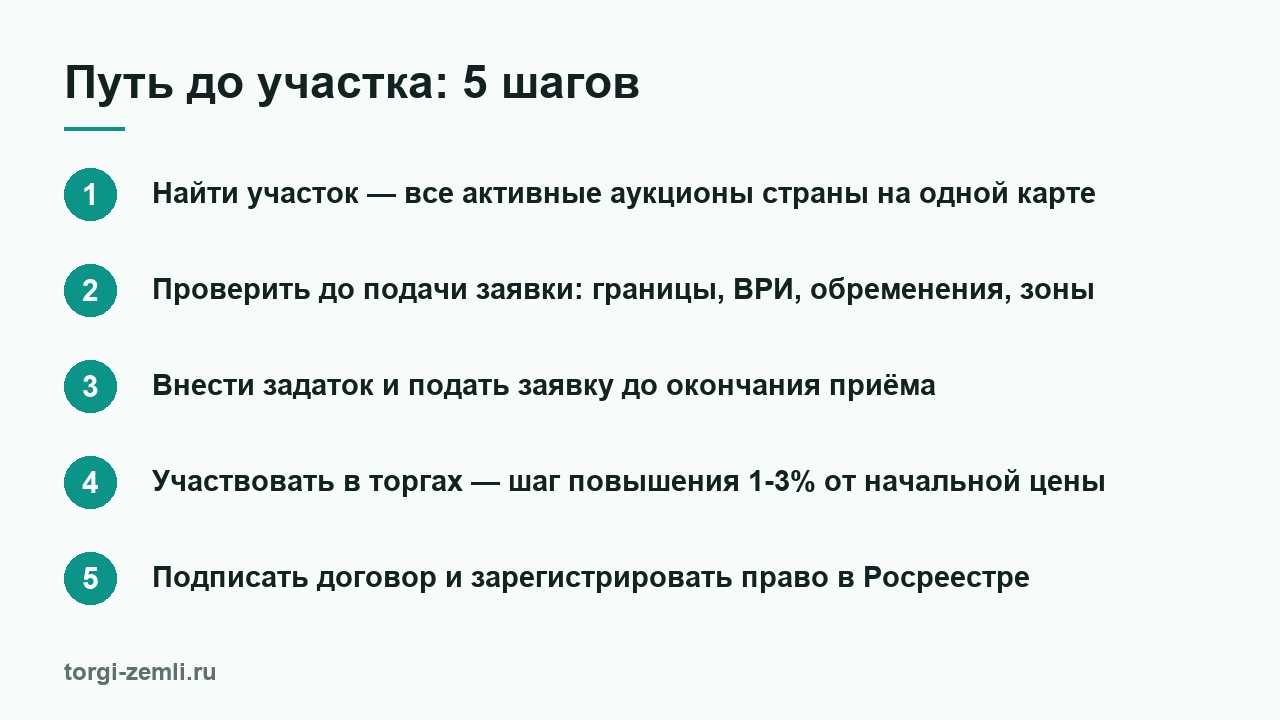
#> input picture marketing/dzen/images/01-5-shagov.jpg, 1280 x 720 px, given in place of img_1.png, which was not available
$ python gen_covers.py
#> lines starting #> are read from the running program, lines starting #| are printed output that depends on the picture; pictures that were not available may be replaced by others from this repository, and a replacement may not be noted
# -*- coding: utf-8 -*-
"""Обложки статей для Дзена — 1280x720 (16:9).

Зачем свой генератор: Дзен занижает статьи со стоковыми картинками, а весь наш
готовый банк вертикальный (Shorts 9:16) и в обложку не влезает. Берём кадры из
своих же роликов, вырезаем горизонтальную полосу, поверх — светлая матовая
панель с заголовком. Стиль тот же, что в сторис Instagram: панель, а не тёмный
градиент — так читается в мелкой карточке ленты.

Запуск:  python -X utf8 marketing/dzen/gen_covers.py
"""
import os

from PIL import Image, ImageDraw, ImageEnhance, ImageFilter, ImageFont

BASE = os.path.dirname(os.path.dirname(os.path.abspath(__file__)))
CLIPS = os.path.join(BASE, "video", "clip-library")
FONT = os.path.join(BASE, "video", "stories", "font.ttf")
OUT = os.path.join(BASE, "dzen", "covers")

W, H = 1280, 720
TEAL = (13, 148, 136)
INK = (17, 34, 32)
GREY = (96, 112, 109)
PAD = 52

# (файл-подложка, надзаголовок, заголовок, имя файла)
COVERS = [
    (
        "sell-transformation/take-1784118298/img_1.png",
        "Пошаговая инструкция",
        "Как купить землю у государства в 2026 году",
        "01-kak-kupit-zemlyu.jpg",
    ),
    (
        # img_3 у lease-to-buy — коллаж из двух кадров, в обложке виден шов
        "sell-transformation/take-1784118298/img_4.png",
        "Разбор сделки",
        "Купила участок за 180 тысяч, продала за 950",
        "02-kejs-marina.jpg",
    ),
    (
        "ai-audit/take-1784126546/img_2.png",
        "Земельный кодекс",
        "Статья 39.18: как получить землю без аукциона",
        "03-statya-39-18.jpg",
    ),
    (
        "sell-by-water/take-1784125499/img_1.png",
        "Считаем на своих данных",
        "Насколько земля с торгов дешевле рынка",
        "04-diskont-k-rynku.jpg",
    ),
    (
        "sell-lease-to-buy/take-1784124452/img_1.png",
        "Статья 22 ЗК РФ",
        "Аренда земли от 5 лет: как выйти из сделки",
        "05-arenda-pereustupka.jpg",
    ),
]


def fit(draw, text, start, max_w, min_size=34):
    """Подбирает кегль так, чтобы самое длинное слово влезло в строку."""
    size = start
    longest = max(text.split(), key=len)
    while size > min_size:
        f = ImageFont.truetype(FONT, size)
        if draw.textlength(longest, font=f) <= max_w:
            return f
        size -= 2
    return ImageFont.truetype(FONT, min_size)


def wrap(draw, text, font, max_w):
    lines, cur = [], ""
    for word in text.split():
        probe = (cur + " " + word).strip()
        if draw.textlength(probe, font=font) <= max_w:
            cur = probe
        else:
            if cur:
                lines.append(cur)
            cur = word
    if cur:
        lines.append(cur)
    return lines


PHOTO_W = 545          # ширина кадра справа
TEXT_W = W - PHOTO_W   # слева — текстовая зона
CREAM = (247, 251, 250)


def photo_block(rel_path):
    """Портретный блок PHOTO_W x H из вертикального кадра 768x1376.

    Полосу 16:9 из кадра 9:16 вырезать нельзя — остаётся 31% картинки, одна
    трава без горизонта. Портретный блок сохраняет ~72%: композиция кадра жива.
    """
    img = Image.open(os.path.join(CLIPS, rel_path)).convert("RGB")
#> img is the input picture: PIL image 1280x720 RGB; mean R, G, B 233.8, 239.8, 238.7
    target = PHOTO_W / H
    crop_h = int(img.width / target)
#> crop_h = 1691
    if crop_h > img.height:                       # кадр всё же ниже нужного
        crop_w = int(img.height * target)
#> crop_w = 545
        left = (img.width - crop_w) // 2
#> left = 367
        img = img.crop((left, 0, left + crop_w, img.height))
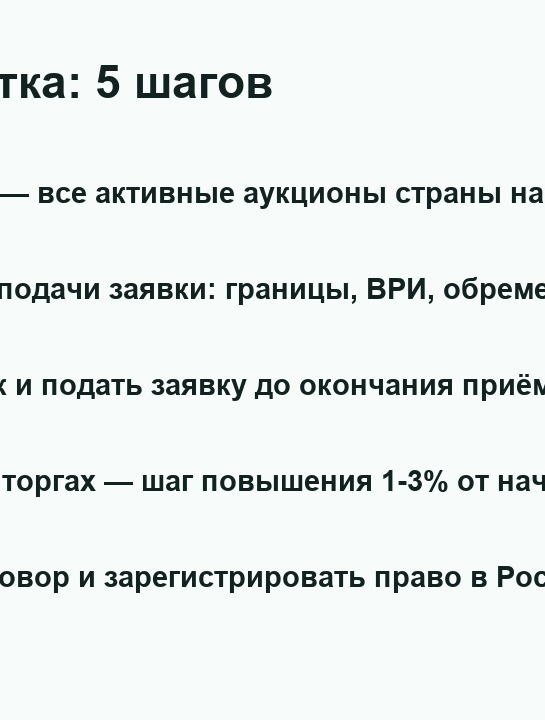
#> img: PIL image 545x720 RGB; mean R, G, B 232.9, 237.7, 236.6
    else:
        top = max(0, int(img.height * 0.46) - crop_h // 2)
        img = img.crop((0, top, img.width, top + crop_h))
    img = img.resize((PHOTO_W, H), Image.LANCZOS)
    img = ImageEnhance.Brightness(img).enhance(1.04)
    img = ImageEnhance.Color(img).enhance(1.06)
    return img


def cover(rel_path, kicker, title, out_name):
    img = Image.new("RGB", (W, H), CREAM)
    img.paste(photo_block(rel_path), (TEXT_W, 0))
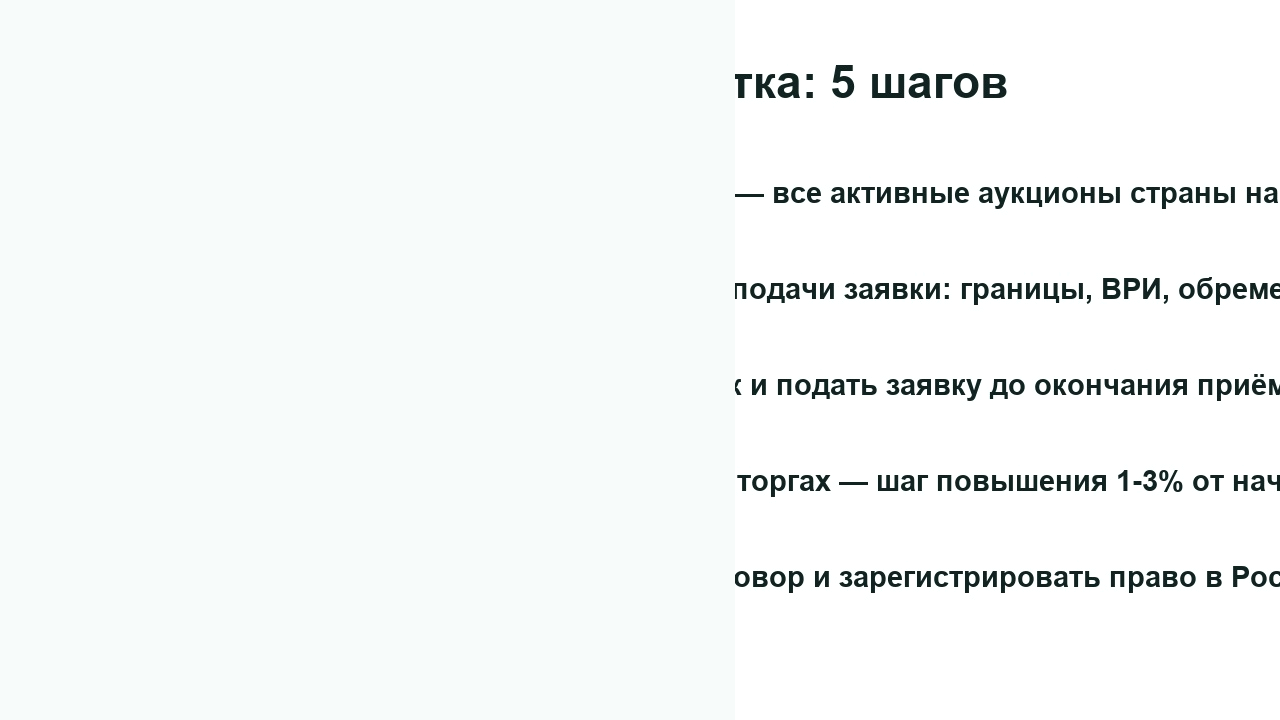
#> img: PIL image 1280x720 RGB; mean R, G, B 244.1, 246.9, 246.3
    draw = ImageDraw.Draw(img, "RGBA")

    # Мягкий стык: кадр растворяется в кремовом поле, а не режется линейкой
    seam = img.crop((TEXT_W - 26, 0, TEXT_W + 26, H)).filter(ImageFilter.GaussianBlur(9))
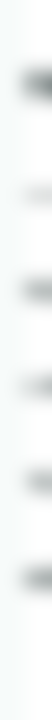
#> seam: PIL image 52x720 RGB; mean R, G, B 243.6, 246.2, 245.6
    img.paste(seam, (TEXT_W - 26, 0))
    draw.rectangle((TEXT_W - 6, 0, TEXT_W + 1, H), fill=TEAL + (210,))

    inner = TEXT_W - 2 * PAD - 16
    f_kick = ImageFont.truetype(FONT, 26)
    f_title = fit(draw, title, 58, inner)
    lines = wrap(draw, title, f_title, inner)
#> lines = ['Как купить землю у', 'государства в 2026', 'году']
    f_dom = ImageFont.truetype(FONT, 24)

    line_h = f_title.size + 13
#> line_h = 71
    block = 38 + len(lines) * line_h + 44
#> block = 295
    x, y = PAD + 8, (H - block) // 2
#> x = 60; y = 212

    draw.text((x, y), kicker.upper(), font=f_kick, fill=TEAL)
    y += 38
#> y = 250
    for ln in lines:
        draw.text((x, y), ln, font=f_title, fill=INK)
        y += line_h
#> this loop made 3 passes
#> (ln, y) on passes 1 to 3: ('Как купить землю у', 321), ('государства в 2026', 392), ('году', 463)
#> after the loop, y = 463

    y += 14
#> y = 477
    draw.line((x, y, x + 60, y), fill=TEAL, width=3)
    draw.text((x, y + 14), "torgi-zemli.ru", font=f_dom, fill=GREY)

    os.makedirs(OUT, exist_ok=True)
    path = os.path.join(OUT, out_name)
    img.save(path, quality=92)
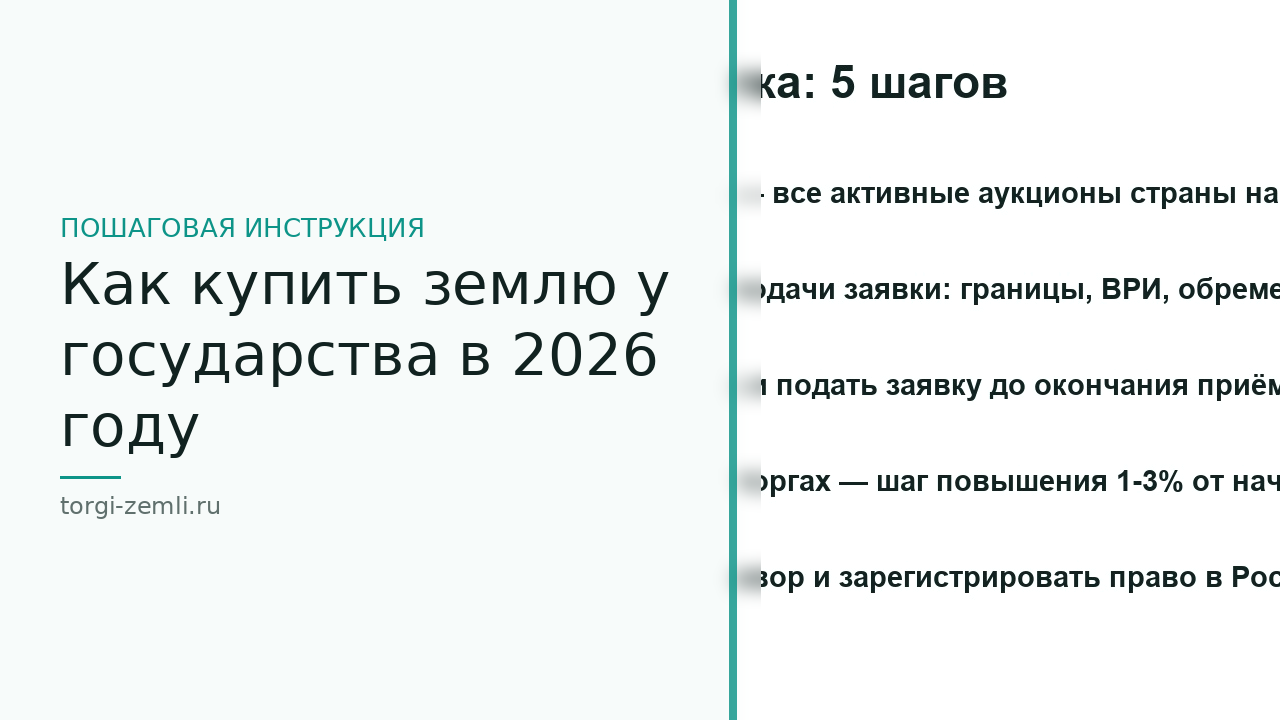
#> saved as 01-kak-kupit-zemlyu.jpg: PIL image 1280x720 RGB; mean R, G, B 238.5, 242.6, 241.8
    return path


if __name__ == "__main__":
    for args in COVERS:
        print(cover(*args))
#> pass 2 of the loop `for args in COVERS:`:
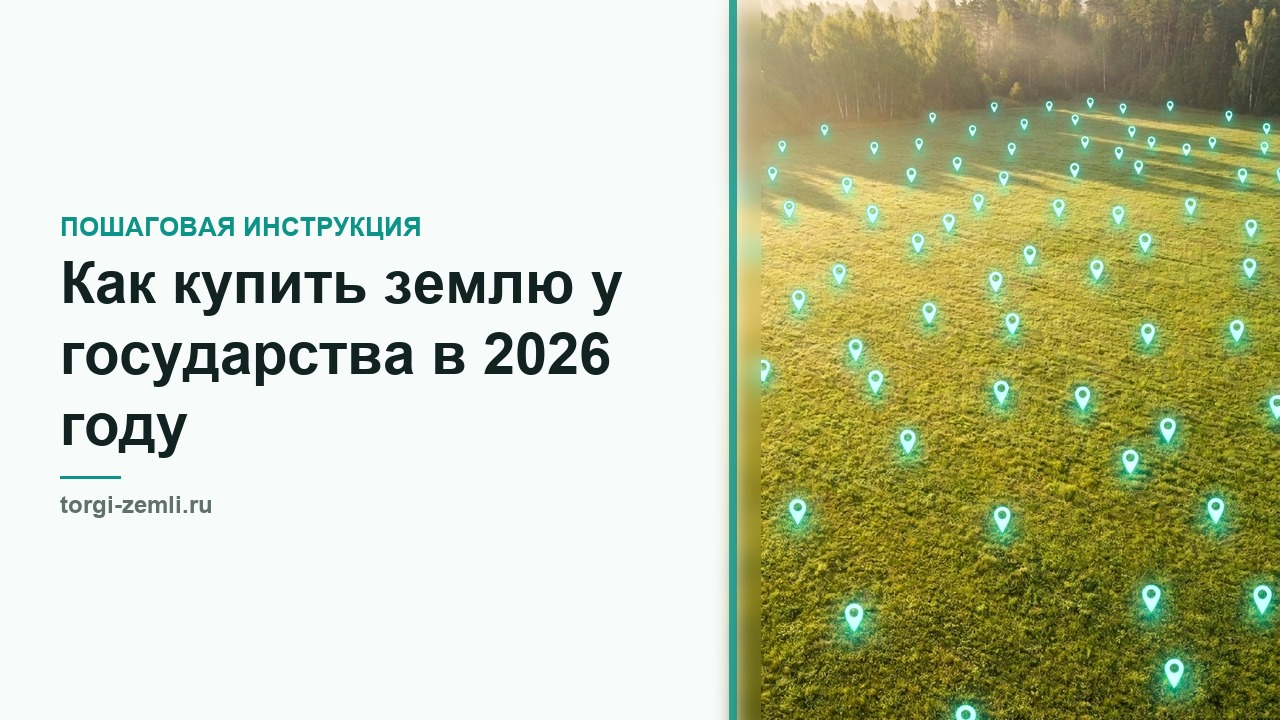
#> input picture marketing/dzen/images/01-kak-kupit-zemlyu-OBLOZHKA.jpg, 1280 x 720 px, given in place of img_4.png, which was not available
#> in photo_block, img is the input picture: PIL image 1280x720 RGB; mean R, G, B 195.5, 199.6, 167.5
#> in cover (call 2), `seam = img.crop((TEXT_W - 26, 0, TEXT_W + 26, H)).filter(ImageFilter.G..`:
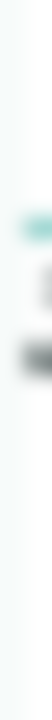
#> seam: PIL image 52x720 RGB; mean R, G, B 245.6, 248.9, 248.3
#> lines = ['Купила участок за', '180 тысяч, продала', 'за 950']
#> in cover (call 2), `x, y = PAD + 8, (H - block) // 2`: y = 212
#> in cover (call 2), `y += 38`: y = 250
#> the loop in cover (call 2), `for ln in lines:` made 3 passes
#> (ln, y) on passes 1 to 3: ('Купила участок за', 321), ('180 тысяч, продала', 392), ('за 950', 463)
#> after the loop in cover (call 2), `for ln in lines:`: y = 463
#> in cover (call 2), `y += 14`: y = 477
#> in cover (call 2), `img.save(path, quality=92)`:
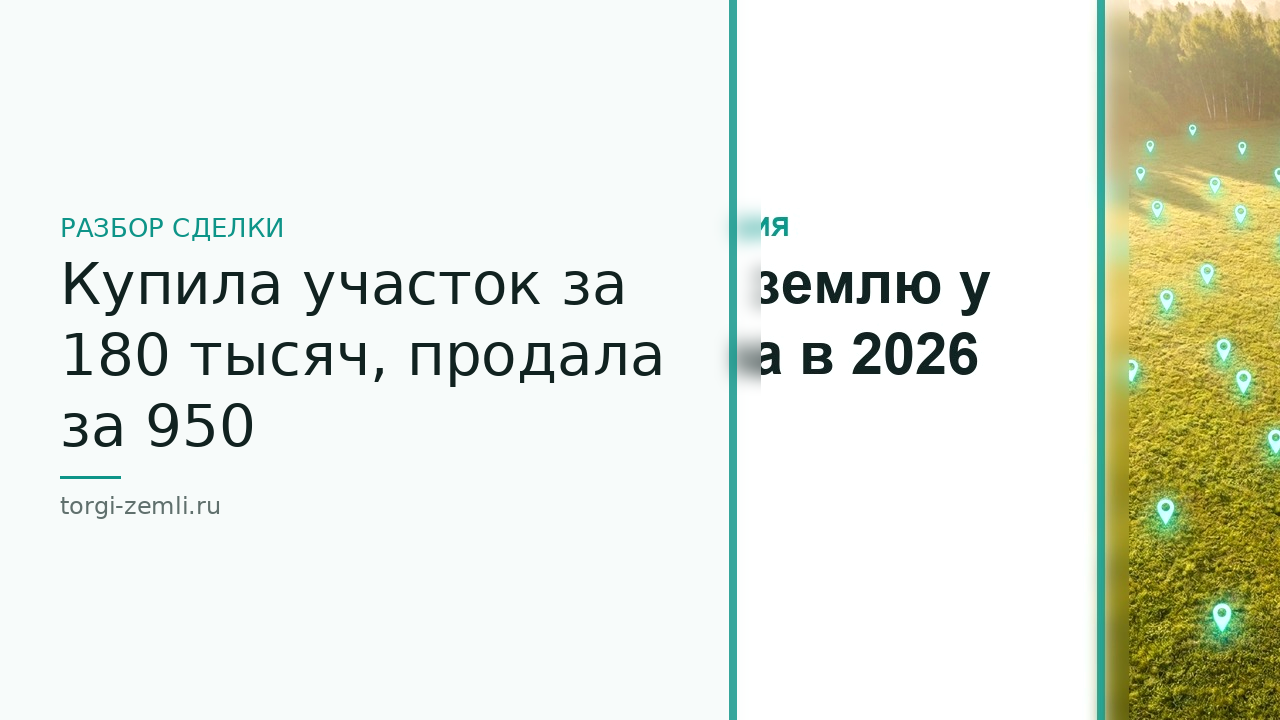
#> saved as 02-kejs-marina.jpg: PIL image 1280x720 RGB; mean R, G, B 229.6, 233.2, 220.9
#> (the run stopped early here; a loop or call above may not have finished)
